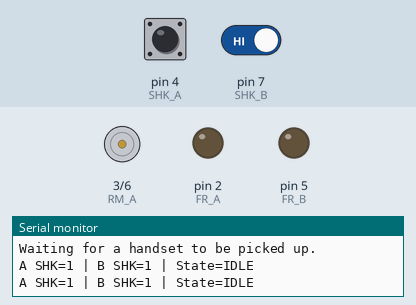
The sketch below on a simulated Arduino Uno, built with avr-gcc and run on an emulated ATmega328P. Shown: motor-driver pin pairs drawn as motors (green arrow = first pin HIGH = forward, orange = second pin HIGH = backward, longer = more drive), output pins drawn as LEDs (lit = HIGH), the last lines printed to the serial monitor. Dashed ring = blinking. Inputs (shaded band) come from the test bench; at power-on: pin 4 (SHK_A) HIGH, pin 7 (SHK_B) HIGH.

Above: at 1.2 s.
1.3 s: pin 4 (SHK_A) pulled LOW for 1 s
At 1.85 s:
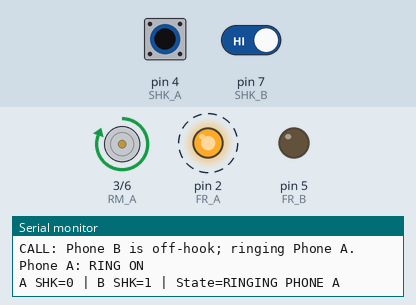
3.8 s: pin 4 (SHK_A) driven LOW and pin 7 (SHK_B) driven LOW
5.3 s: pin 4 (SHK_A) driven HIGH
At 5.85 s:
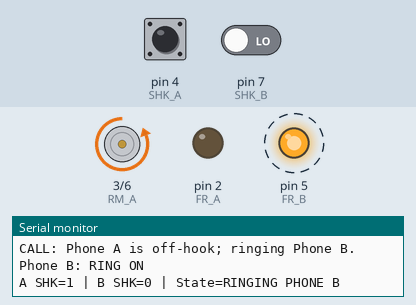
7.8 s: pin 7 (SHK_B) driven HIGH
Timing chart, 0 to 10.3 s (numbered marks = the images above; inputs shaded):
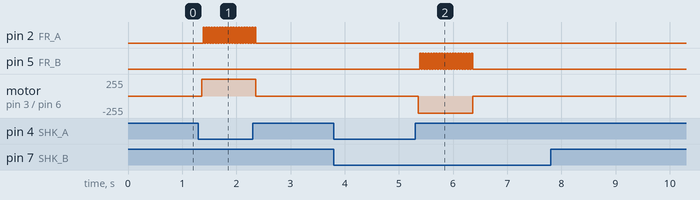

The sketch:

KS0835F_TwoPhone_Intercom.ino
```cpp
/*
  KS0835F Two-Phone Automatic Ringing - Fixed
  Arduino UNO R4 Minima
  Serial Monitor: 9600 baud

  Prototype notes:
  - Two KS0835F SLIC breakout boards, two analog corded telephones
  - Audio cross-connections: Board A AOUT -> Board B AIN;
    Board B AOUT -> Board A AIN
  - User verified a mock conversation with both handsets picked up and
    that hanging up returned the system to idle without resetting.

  Board A: F/R D2, RM D3, SHK D4
  Board B: F/R D5, RM D6, SHK D7

  This is the two-phone prototype sketch, NOT 10-house exchange firmware.
  Ringing circuits can generate hazardous telephone-line voltage.
*/
const byte FR_A  = 2;
const byte RM_A  = 3;
const byte SHK_A = 4;
const byte FR_B  = 5;
const byte RM_B  = 6;
const byte SHK_B = 7;

const unsigned long RING_ON_MS = 1000;
const unsigned long RING_OFF_MS = 4000;
const unsigned long HALF_CYCLE_MS = 25;
const unsigned long MAX_ATTEMPT_MS = 30000;
const unsigned long DEBOUNCE_MS = 60;
const unsigned long STATUS_MS = 500;

enum CallState { IDLE, RINGING_A, RINGING_B, ANSWERED, TIMED_OUT };
CallState state = IDLE;
bool ringPhaseOn = false;
bool polarity = false;
unsigned long attemptStartedAt = 0;
unsigned long phaseStartedAt = 0;
unsigned long lastToggleAt = 0;
unsigned long lastStatusAt = 0;
int rawA = LOW, rawB = LOW;
int stableA = LOW, stableB = LOW;
unsigned long changedAAt = 0, changedBAt = 0;

int readStable(byte pin, int &raw, int &stable,
               unsigned long &changedAt, unsigned long now) {
  int v = digitalRead(pin);
  if (v != raw) { raw = v; changedAt = now; }
  if (now - changedAt >= DEBOUNCE_MS) stable = raw;
  return stable;
}
void stopAllRinging() {
  digitalWrite(RM_A, LOW); digitalWrite(FR_A, LOW);
  digitalWrite(RM_B, LOW); digitalWrite(FR_B, LOW);
  ringPhaseOn = false;
}
void startRingPhase() {
  if (state != RINGING_A && state != RINGING_B) return;
  stopAllRinging();
  ringPhaseOn = true; polarity = false;
  phaseStartedAt = millis(); lastToggleAt = millis();
  if (state == RINGING_A) {
    digitalWrite(RM_A, HIGH); Serial.println("Phone A: RING ON");
  } else {
    digitalWrite(RM_B, HIGH); Serial.println("Phone B: RING ON");
  }
}
void stopRingPhase() {
  stopAllRinging(); phaseStartedAt = millis();
  Serial.println("RING OFF: pause");
}
void beginCall(bool ringPhoneB) {
  stopAllRinging();
  state = ringPhoneB ? RINGING_B : RINGING_A;
  attemptStartedAt = millis();
  if (ringPhoneB) Serial.println("CALL: Phone A is off-hook; ringing Phone B.");
  else Serial.println("CALL: Phone B is off-hook; ringing Phone A.");
  startRingPhase();
}
void finishCall(const char *message, CallState finalState) {
  stopAllRinging(); state = finalState; Serial.println(message);
}
void setup() {
  Serial.begin(9600);
  digitalWrite(FR_A, LOW); digitalWrite(RM_A, LOW);
  digitalWrite(FR_B, LOW); digitalWrite(RM_B, LOW);
  pinMode(FR_A, OUTPUT); pinMode(RM_A, OUTPUT);
  pinMode(FR_B, OUTPUT); pinMode(RM_B, OUTPUT);
  pinMode(SHK_A, INPUT_PULLUP); pinMode(SHK_B, INPUT_PULLUP);
  rawA = stableA = digitalRead(SHK_A);
  rawB = stableB = digitalRead(SHK_B);
  changedAAt = changedBAt = millis();
  Serial.println("KS0835F Two-Phone Ringing - Fixed");
  Serial.println("Waiting for a handset to be picked up.");
}
void loop() {
  unsigned long now = millis();
  int hookA = readStable(SHK_A, rawA, stableA, changedAAt, now);
  int hookB = readStable(SHK_B, rawB, stableB, changedBAt, now);
  if (now - lastStatusAt >= STATUS_MS) {
    lastStatusAt = now;
    Serial.print("A SHK="); Serial.print(hookA);
    Serial.print(" | B SHK="); Serial.print(hookB);
    Serial.print(" | State=");
    switch (state) {
      case IDLE: Serial.println("IDLE"); break;
      case RINGING_A: Serial.println("RINGING PHONE A"); break;
      case RINGING_B: Serial.println("RINGING PHONE B"); break;
      case ANSWERED: Serial.println("ANSWERED - AUDIO VIA CROSS-CONNECTION"); break;
      case TIMED_OUT: Serial.println("TIMED OUT"); break;
    }
  }
  if (state == IDLE) {
    if (hookA == HIGH && hookB == LOW) beginCall(true);
    else if (hookB == HIGH && hookA == LOW) beginCall(false);
    return;
  }
  if (state == RINGING_B) {
    if (hookA == LOW) { finishCall("Caller A hung up. Returning to idle.", IDLE); return; }
    if (hookB == HIGH) { finishCall("Phone B answered. Ringing stopped.", ANSWERED); return; }
  }
  if (state == RINGING_A) {
    if (hookB == LOW) { finishCall("Caller B hung up. Returning to idle.", IDLE); return; }
    if (hookA == HIGH) { finishCall("Phone A answered. Ringing stopped.", ANSWERED); return; }
  }
  if (state == RINGING_A || state == RINGING_B) {
    if (now - attemptStartedAt >= MAX_ATTEMPT_MS) {
      finishCall("Ring attempt timed out.", TIMED_OUT); return;
    }
    if (ringPhaseOn) {
      if (now - lastToggleAt >= HALF_CYCLE_MS) {
        lastToggleAt = now; polarity = !polarity;
        byte fr = (state == RINGING_A) ? FR_A : FR_B;
        digitalWrite(fr, polarity ? HIGH : LOW);
      }
      if (now - phaseStartedAt >= RING_ON_MS) stopRingPhase();
    } else if (now - phaseStartedAt >= RING_OFF_MS) startRingPhase();
    return;
  }
  if ((state == ANSWERED || state == TIMED_OUT) && hookA == LOW && hookB == LOW) {
    state = IDLE; Serial.println("Both phones on-hook. System ready.");
  }
}
```

Measured:
- after the input at 1.3 s, pin 2 (FR_A): alternates HIGH for 0.02 s and LOW for 0.02 s, 40 changes in all, then stays LOW, starting after 0.08 s; motor on pin 3 (RM_A) / pin 6 (RM_B): stopped → forward 255/255 after 0.06 s, → stopped 1.0 s later
- after the input at 5.3 s, pin 5 (FR_B): alternates HIGH for 0.02 s and LOW for 0.02 s, 40 changes in all, then stays LOW, starting after 0.08 s; motor on pin 3 (RM_A) / pin 6 (RM_B): stopped → backward 255/255 after 0.06 s, → stopped 1.0 s later
